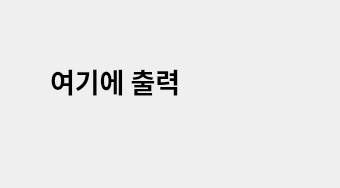
<?xml version="1.0" encoding="UTF-8"?>
<ui version="4.0">
 <class>Dialog</class>
 <widget class="QDialog" name="Dialog">
  <property name="geometry">
   <rect>
    <x>0</x>
    <y>0</y>
    <width>340</width>
    <height>188</height>
   </rect>
  </property>
  <property name="windowTitle">
   <string>Dialog</string>
  </property>
  <widget class="QLabel" name="label">
   <property name="geometry">
    <rect>
     <x>50</x>
     <y>40</y>
     <width>271</width>
     <height>81</height>
    </rect>
   </property>
   <property name="font">
    <font>
     <family>맑은 고딕</family>
     <pointsize>20</pointsize>
     <weight>75</weight>
     <bold>true</bold>
    </font>
   </property>
   <property name="text">
    <string>여기에 출력</string>
   </property>
  </widget>
 </widget>
 <resources/>
 <connections/>
</ui>
